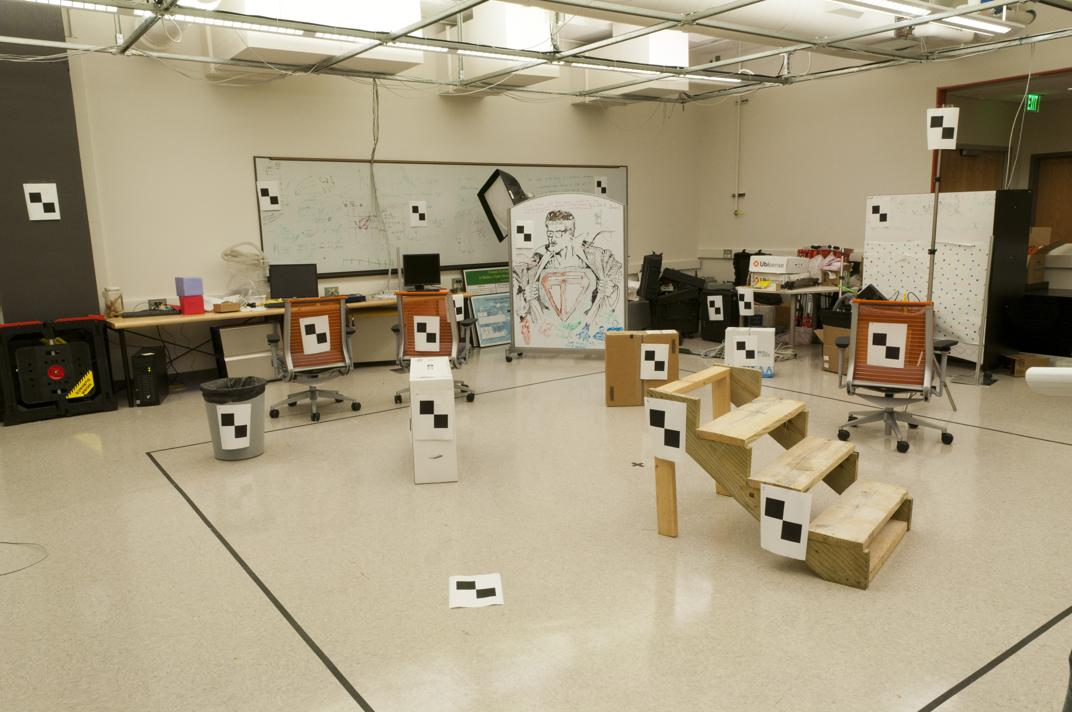
#> input picture computerVision/ps3_python/input/pic_a.jpg, 1072 x 712 px
$ python -i harrisdetection.py   (imports and definitions only)   (Python 2 division)
#> lines starting #> are read from the running program, lines starting #| are printed output that depends on the picture; after the words box and inside, x2 and y2 are one past the last pixel; in counts of white or black regions, pixels touching at a corner belong together
#> further down, picture is the input picture: shape (712, 1072, 3); mean B, G, R 126.2, 153, 164.7
"""Harris Corner Detection"""

import numpy as np
import cv2

def find_corners(img):
    """Find corners in an image using Harris corner detection method."""

    # Convert to grayscale, if necessary
    img_gray = cv2.cvtColor(img, cv2.COLOR_BGR2GRAY) if len(img.shape) == 3 else img
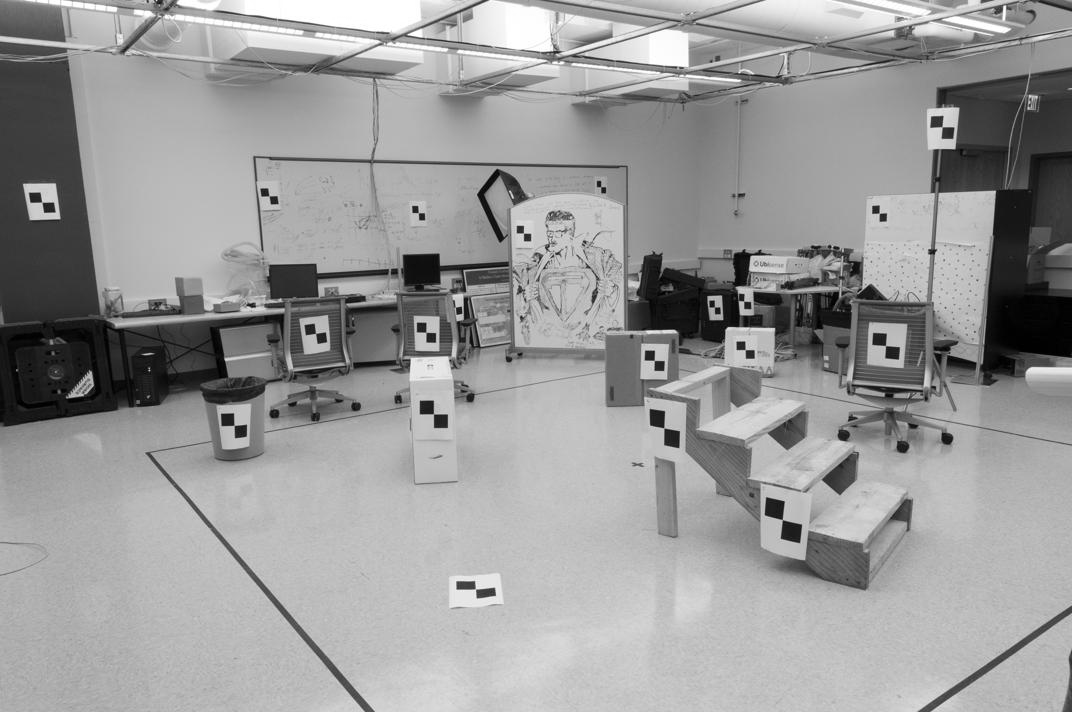
#> img_gray: shape (712, 1072); min 0, max 255, mean 153.5

    # Compute Harris corner detector response (params: block size, Sobel aperture, Harris alpha)
    h_response = cv2.cornerHarris(img_gray, 4, 3, 0.04)
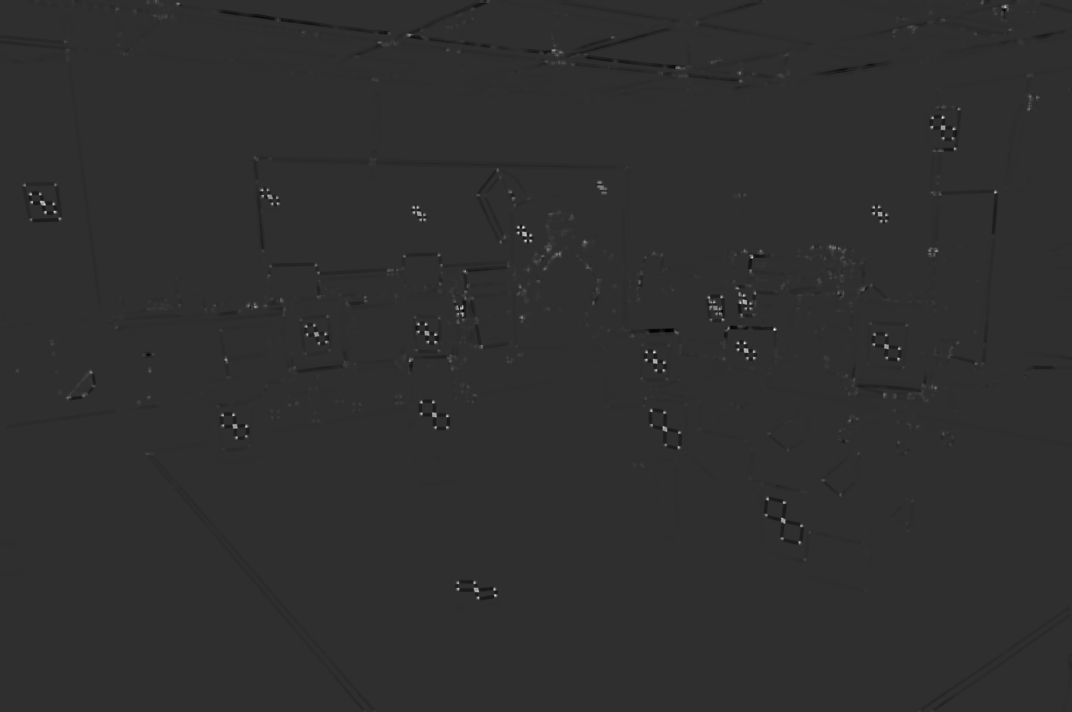
#> h_response: shape (712, 1072) float32; min -0.0024, max 0.0106, mean 2.78e-06; drawn with min black and max white

    # Display Harris response image
    h_min, h_max, _, _ = cv2.minMaxLoc(h_response)  # for thresholding, display scaling
#> h_min = -0.0024; h_max = 0.0106
    cv2.imshow("Harris response", np.uint8((h_response - h_min) * (255.0 / (h_max - h_min))))

    # Select corner pixels above threshold
    h_thresh = 0.01 * h_max
#> h_thresh = 0.000106
    _, h_selected = cv2.threshold(h_response, h_thresh, 1, cv2.THRESH_TOZERO)
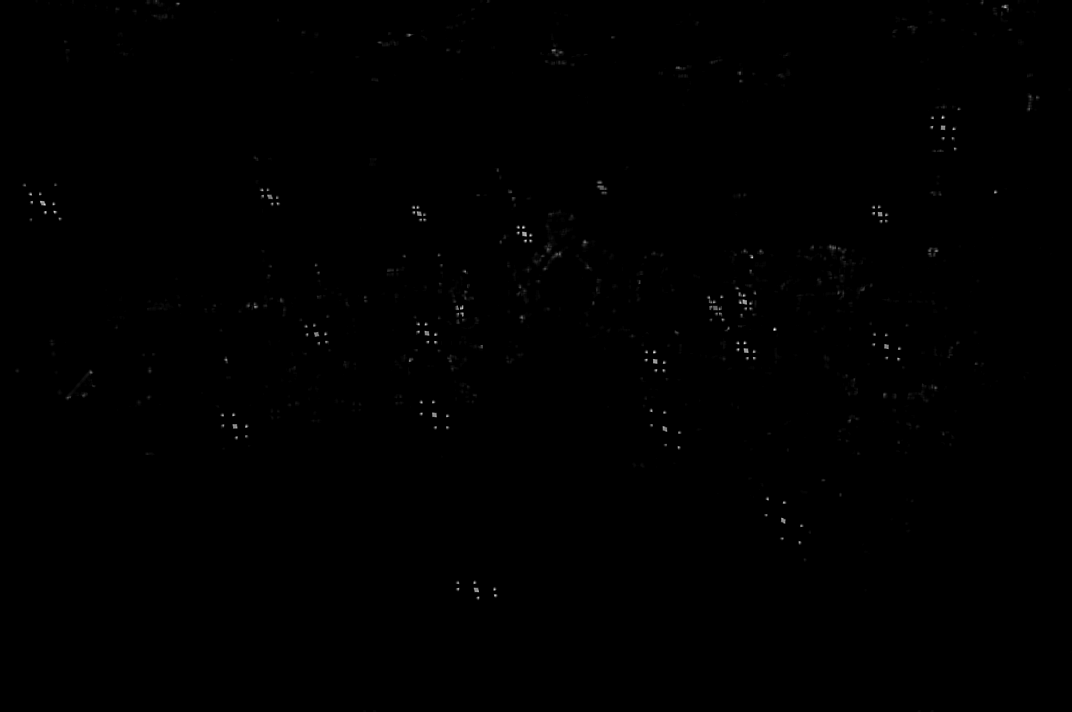
#> h_selected: shape (712, 1072) float32; min 0, max 0.0106, mean 1.72e-05; drawn with min black and max white

    # Pick corner pixels that are local maxima
    nhood_size = 5  # neighborhood size for non-maximal suppression (odd)
    nhood_r = int(nhood_size / 2)  # neighborhood radius = size / 2
    corners = []  # list of corner locations as (x, y, response) tuples
    for y in xrange(h_selected.shape[0]):
        for x in xrange(h_selected.shape[1]):
            if h_selected.item(y, x):
                h_value = h_selected.item(y, x)  # response value at (x, y)
                nhood = h_selected[(y - nhood_r):(y + nhood_r + 1), (x - nhood_r):(x + nhood_r + 1)]
                if not nhood.size:
                    continue  # skip empty neighborhoods (which can happen at edges)
                local_max = np.amax(nhood)  # compute neighborhood maximum
                if h_value == local_max:
                    corners.append((x, y, h_value))  # add to list of corners
                    h_selected[(y - nhood_r):(y + nhood_r), (x - nhood_r):(x + nhood_r)] = 0  # clear
                    h_selected.itemset((y, x), h_value)  # retain maxima value to suppress others
#> h_selected: shape (712, 1072) float32; 1.11% of pixels changed, all inside (x1, y1, x2, y2) = (15, 0, 1071, 712)
#> after the loop, corners = 1010 items, first 6: (48, 2, 0.00026), (147, 2, 0.00112), (763, 2, 0.000185), (982, 2, 0.0027), (161, 3, 0.000703), (178, 3, 0.00445)

    h_suppressed = np.uint8((h_selected - h_thresh) * (255.0 / (h_max - h_thresh)))
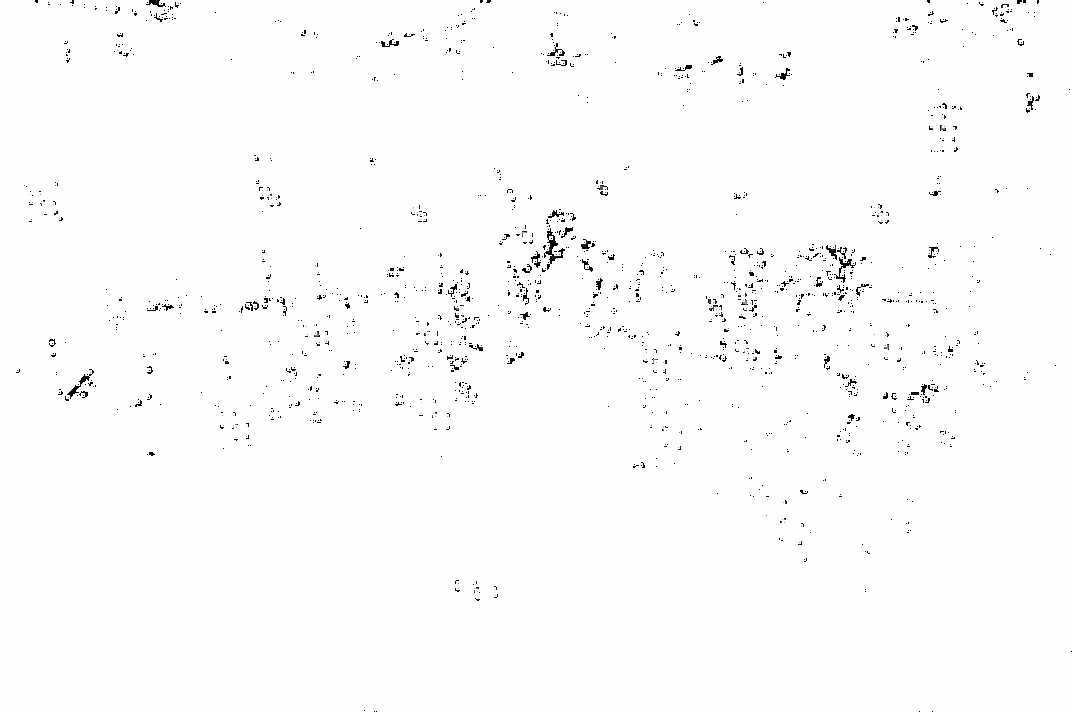
#> h_suppressed: shape (712, 1072); min 0, max 255, mean 251.7
    cv2.imshow("Suppressed Harris response", h_suppressed)
    return corners


def test():
    """Test find_corners() with sample input."""

    # Read image
    img = cv2.imread("octagon.png")
    cv2.imshow("Image", img)

    # Find corners
    corners = find_corners(img)
    print "\n".join("{} {}".format(corner[0], corner[1]) for corner in corners)

    # Display output image with corners highlighted
    img_out = img.copy()
    for (x, y, resp) in corners:
        cv2.circle(img_out, (x, y), 1, (0, 0, 255), -1)  # red dot
        cv2.circle(img_out, (x, y), 5, (0, 255, 0), 1)  # green circle
    cv2.imshow("Output", img_out)

>>> import cv2
>>> picture = cv2.imread('../computerVision/ps3_python/input/pic_a.jpg')
>>> result = find_corners(picture)
#> result has the same summary as corners in find_corners

$ run again, on computerVision/ps3_python/input/pic_b.jpg
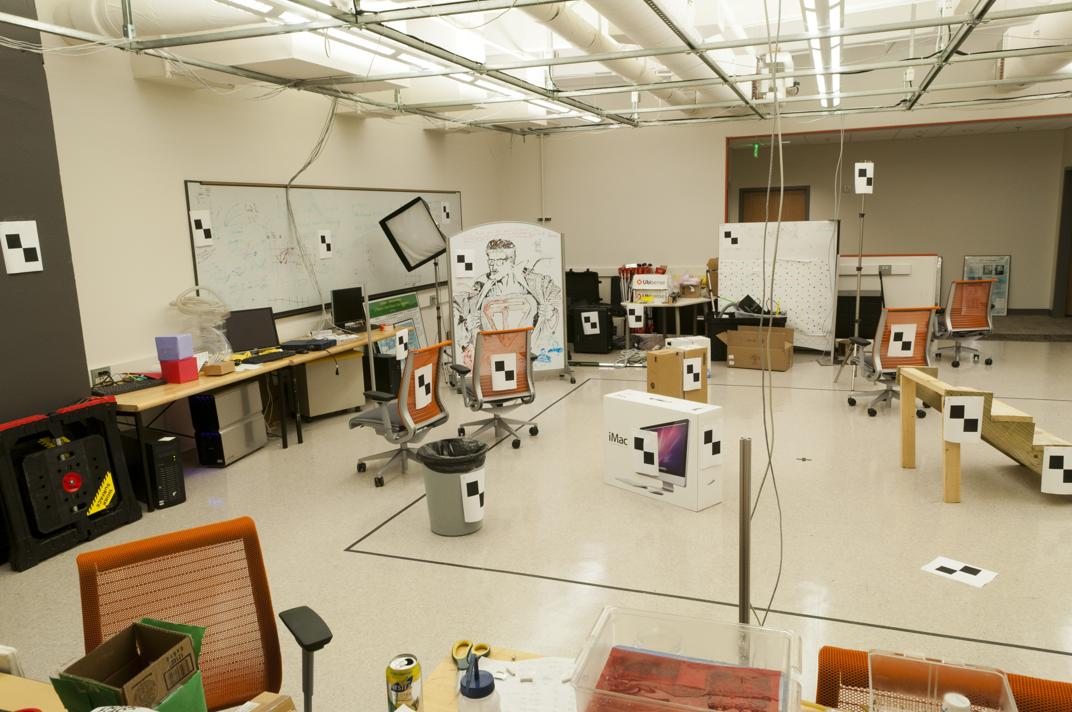
#> input picture computerVision/ps3_python/input/pic_b.jpg, 1072 x 712 px
#> picture is the input picture: shape (712, 1072, 3); mean B, G, R 126, 152.9, 166.6
#> h_min = -0.00352; h_max = 0.0187
#> h_thresh = 0.000187
#> in find_corners, `_, h_selected = cv2.threshold(h_response, h_thresh, 1, cv2.THRESH_TOZE..`:
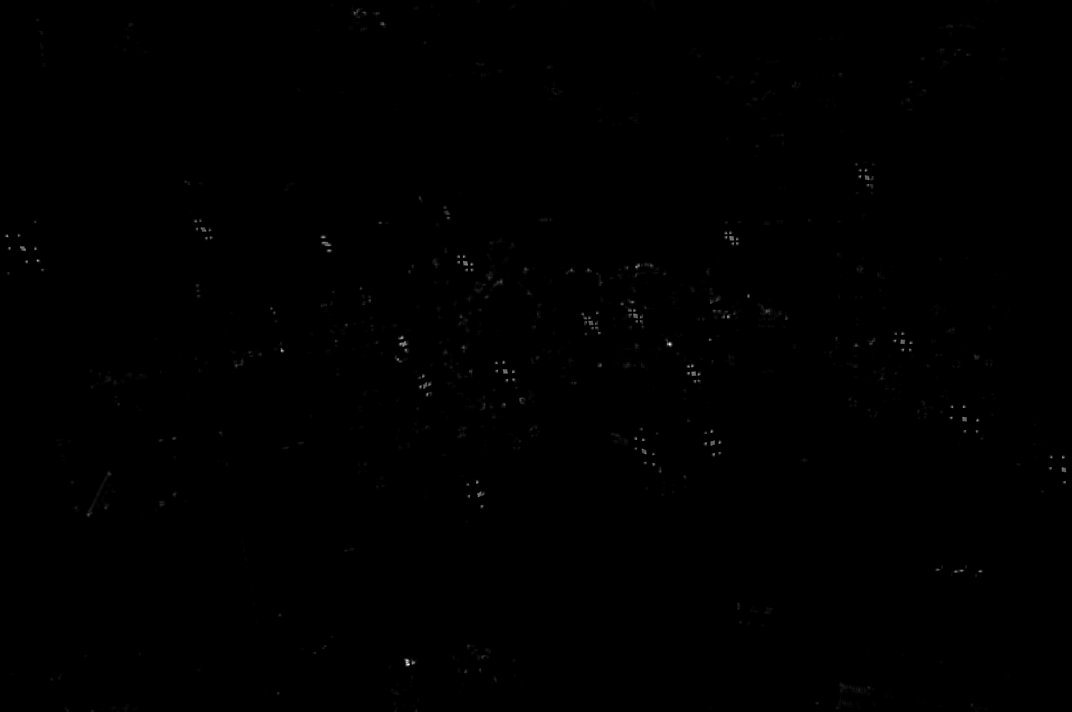
#> h_selected: shape (712, 1072) float32; min 0, max 0.0187, mean 2.45e-05; drawn with min black and max white
#> after the loop in find_corners, `for y in xrange(h_selected.shape[0]):`: corners = 1121 items, first 6: (565, 2, 0.000257), (645, 2, 0.000328), (652, 2, 0.000544), (995, 2, 0.000343), (331, 5, 0.000546), (431, 6, 0.000679)
#> in find_corners, `h_suppressed = np.uint8((h_selected - h_thresh) * (255.0 / (h_max - h_..`:
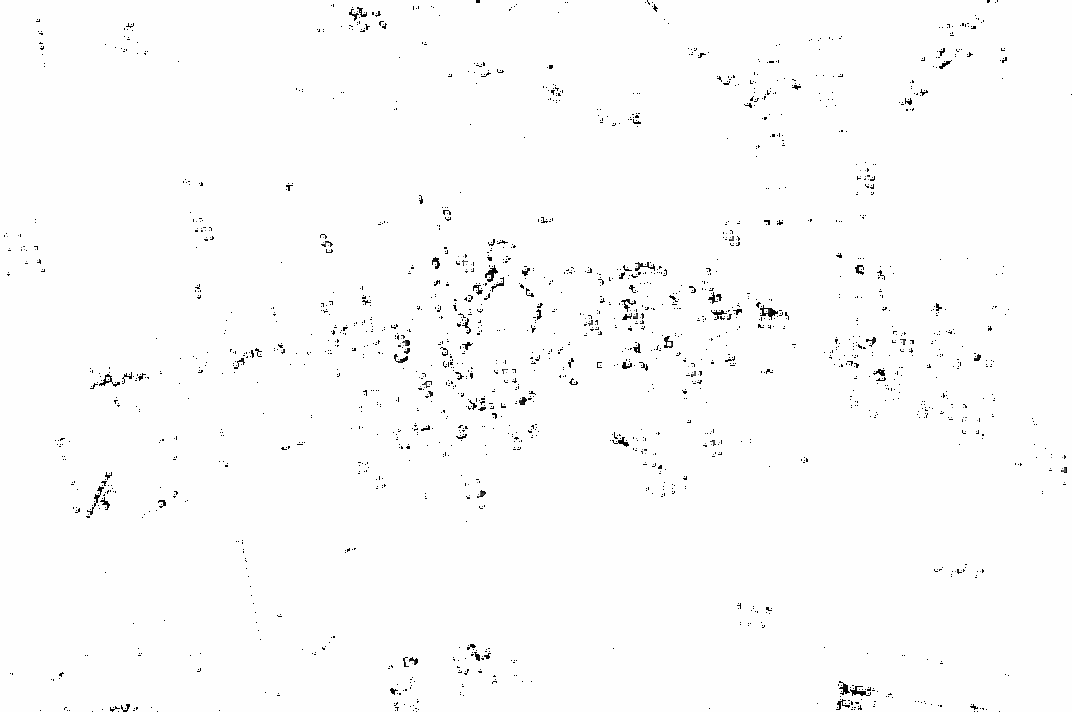
#> h_suppressed: shape (712, 1072); min 0, max 255, mean 251.6
#> result has the same summary as corners in find_corners
